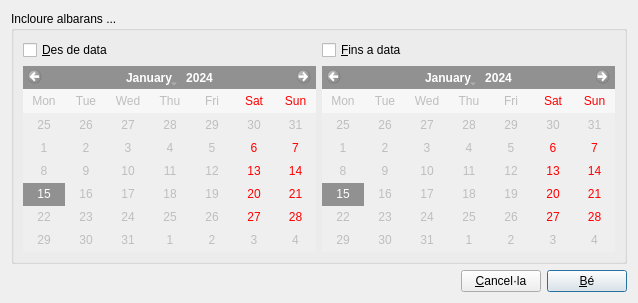
<ui version="4.0" >
 <class>Dialog</class>
 <widget class="QDialog" name="Dialog" >
  <property name="geometry" >
   <rect>
    <x>0</x>
    <y>0</y>
    <width>638</width>
    <height>303</height>
   </rect>
  </property>
  <property name="windowTitle" >
   <string>Opcions per a l'informe de vendes totals per famílies d'articles</string>
  </property>
  <property name="exportaRML" stdset="0" >
   <stringlist>
    <string>usaDesde.checked</string>
    <string>usaHasta.checked</string>
    <string>desde.selectedDate</string>
    <string>hasta.selectedDate</string>
   </stringlist>
  </property>
  <layout class="QVBoxLayout" name="_2" >
   <item>
    <widget class="QGroupBox" name="groupBox" >
     <property name="title" >
      <string>Incloure albarans ...</string>
     </property>
     <layout class="QGridLayout" name="gridLayout_3" >
      <item row="0" column="0" >
       <layout class="QGridLayout" name="gridLayout" >
        <property name="sizeConstraint" >
         <enum>QLayout::SetMaximumSize</enum>
        </property>
        <item row="2" column="1" >
         <widget class="QCalendarWidget" name="mui_hasta" >
          <property name="enabled" >
           <bool>false</bool>
          </property>
          <property name="firstDayOfWeek" >
           <enum>Qt::Monday</enum>
          </property>
          <property name="verticalHeaderFormat" >
           <enum>QCalendarWidget::NoVerticalHeader</enum>
          </property>
         </widget>
        </item>
        <item row="2" column="0" >
         <widget class="QCalendarWidget" name="mui_desde" >
          <property name="enabled" >
           <bool>false</bool>
          </property>
          <property name="firstDayOfWeek" >
           <enum>Qt::Monday</enum>
          </property>
          <property name="selectionMode" >
           <enum>QCalendarWidget::SingleSelection</enum>
          </property>
          <property name="verticalHeaderFormat" >
           <enum>QCalendarWidget::NoVerticalHeader</enum>
          </property>
          <property name="dateEditEnabled" >
           <bool>true</bool>
          </property>
         </widget>
        </item>
        <item row="1" column="1" >
         <widget class="QCheckBox" name="mui_usaHasta" >
          <property name="text" >
           <string>&amp;Fins a data</string>
          </property>
         </widget>
        </item>
        <item row="1" column="0" >
         <widget class="QCheckBox" name="mui_usaDesde" >
          <property name="text" >
           <string>&amp;Des de data</string>
          </property>
         </widget>
        </item>
       </layout>
      </item>
     </layout>
    </widget>
   </item>
   <item>
    <layout class="QGridLayout" name="gridLayout_2" >
     <item row="0" column="2" >
      <widget class="QPushButton" name="mui_aceptar" >
       <property name="text" >
        <string>&amp;Bé</string>
       </property>
       <property name="default" >
        <bool>true</bool>
       </property>
      </widget>
     </item>
     <item row="0" column="1" >
      <widget class="QPushButton" name="mui_cancelar" >
       <property name="text" >
        <string>&amp;Cancel·la</string>
       </property>
      </widget>
     </item>
     <item row="0" column="0" >
      <spacer name="horizontalSpacer" >
       <property name="orientation" >
        <enum>Qt::Horizontal</enum>
       </property>
       <property name="sizeType" >
        <enum>QSizePolicy::Expanding</enum>
       </property>
       <property name="sizeHint" stdset="0" >
        <size>
         <width>40</width>
         <height>9</height>
        </size>
       </property>
      </spacer>
     </item>
    </layout>
   </item>
  </layout>
  <action name="actionDesde" >
   <property name="text" >
    <string>desde</string>
   </property>
  </action>
 </widget>
 <tabstops>
  <tabstop>mui_usaDesde</tabstop>
  <tabstop>mui_desde</tabstop>
  <tabstop>mui_usaHasta</tabstop>
  <tabstop>mui_hasta</tabstop>
  <tabstop>mui_aceptar</tabstop>
  <tabstop>mui_cancelar</tabstop>
 </tabstops>
 <resources/>
 <connections>
  <connection>
   <sender>mui_usaDesde</sender>
   <signal>toggled(bool)</signal>
   <receiver>mui_desde</receiver>
   <slot>setEnabled(bool)</slot>
   <hints>
    <hint type="sourcelabel" >
     <x>174</x>
     <y>103</y>
    </hint>
    <hint type="destinationlabel" >
     <x>174</x>
     <y>256</y>
    </hint>
   </hints>
  </connection>
  <connection>
   <sender>mui_usaHasta</sender>
   <signal>toggled(bool)</signal>
   <receiver>mui_hasta</receiver>
   <slot>setEnabled(bool)</slot>
   <hints>
    <hint type="sourcelabel" >
     <x>486</x>
     <y>103</y>
    </hint>
    <hint type="destinationlabel" >
     <x>486</x>
     <y>256</y>
    </hint>
   </hints>
  </connection>
 </connections>
</ui>
